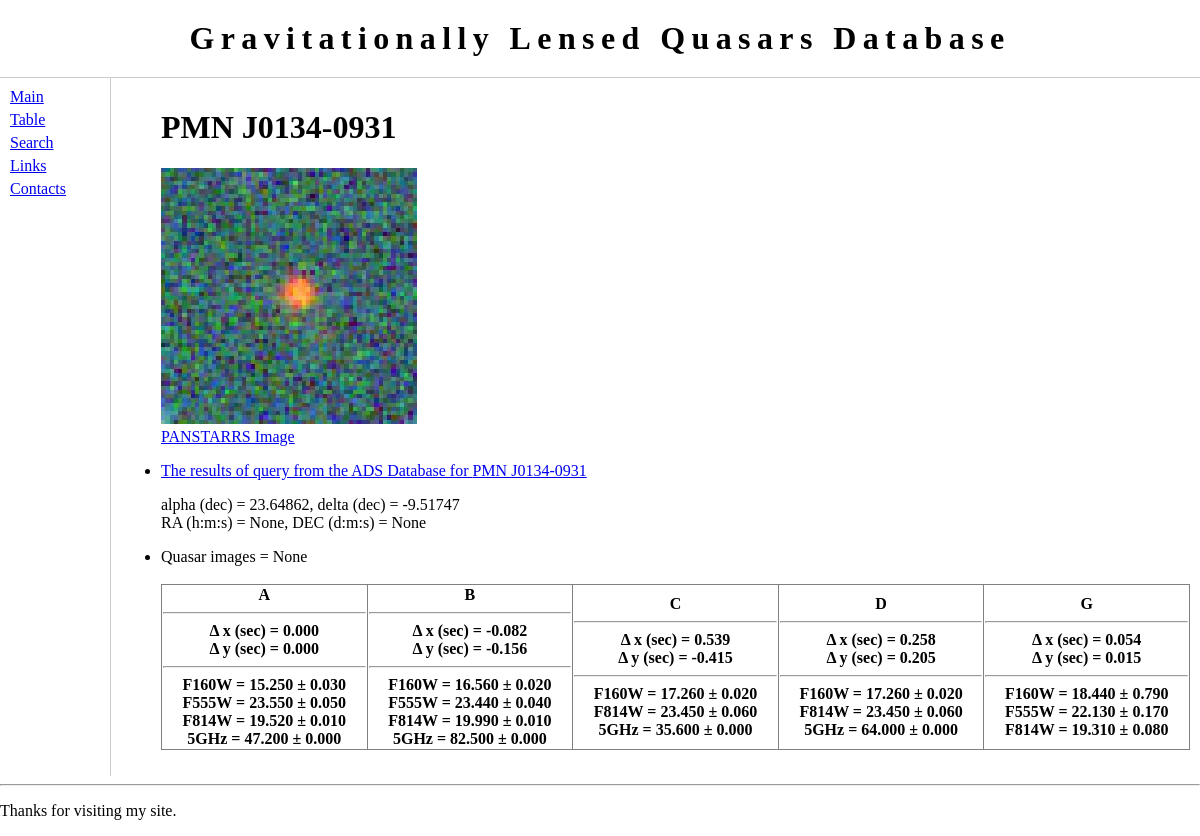
/lenses/3/, run on the app's committed database.
### lenses/models.py (models this page shows, shortened)
class GLObject(models.Model):
    gl_name = models.CharField(max_length=30)
    gl_alpha = models.DecimalField(max_digits=8, decimal_places=5, default=0.0)
    gl_delta = models.DecimalField(max_digits=8, decimal_places=5, default=0.0)
    l_redshift = models.DecimalField(max_digits=5, decimal_places=3, default=0.0)
    q_redshift = models.DecimalField(max_digits=5, decimal_places=3, default=0.0)
    ang_sep = models.DecimalField(max_digits=5, decimal_places=3, default=0.0)
    time_delay = models.DecimalField(max_digits=5, decimal_places=1, default=0.0)
    gl_url = models.URLField(max_length=200, blank=True)
    gl_image = models.ImageField(blank=True)
    def c_count(self):
        pass
    def gl_ra(self):
        pass
    def gl_dec(self):
        pass
    class Meta:
        ordering = ["gl_alpha"]

class GLComponent(models.Model):
    c_name = models.CharField(max_length=3, default="A")
    c_alpha = models.DecimalField(max_digits=5, decimal_places=3, default=0.0)
    c_alpha_err = models.DecimalField(max_digits=4, decimal_places=3, default=0.0)
    c_delta = models.DecimalField(max_digits=5, decimal_places=3, default=0.0)
    c_delta_err = models.DecimalField(max_digits=4, decimal_places=3, default=0.0)
    is_quasar = models.BooleanField(default=True)
    globject = models.ForeignKey(GLObject, on_delete=models.CASCADE, null=True)

class Magnitude(models.Model):
    m_band = models.CharField(max_length=10, default="r")
    m_value = models.DecimalField(max_digits=5, decimal_places=3, default=0.0)
    m_value_err = models.DecimalField(max_digits=4, decimal_places=3, default=0.0)
    m_date = models.DateField('observation date', blank=True, null=True)
    glcomponent = models.ForeignKey(GLComponent, on_delete=models.CASCADE, null=True)

### lenses/views.py (the view)
# urls.py: url(r'^(?P<globject_id>[0-9]+)/$', views.detail, name='detail'),
def detail(request, globject_id):
    globject = get_object_or_404(GLObject, pk=globject_id)
    return render(request, 'lenses/detail.html', {'globject': globject})

### lenses/templates/lenses/detail.html (shortened to what this page needs)
{% extends "lenses/base.html" %}
{% block content %}
<ul>
<p>
<h1>{{ globject.gl_name }}</h1>
{% if globject.gl_image %}
<img src="{{globject.gl_image.url}}">
<br>
<a target="_blank" href = "http://ps1images.stsci.edu/cgi-bin/ps1cutouts?pos={{globject.gl_alpha}} {{globject.gl_delta}}">
PANSTARRS Image</a>
{% else %}
No Image Yet.
{% endif %}
</p>
<p>
<li><a href = "http://adsabs.harvard.edu/cgi-bin/nph-abs_connect?db_key=AST&db_key=PRE&qform=AST&arxiv_sel=astro-ph&arxiv_sel=cond-mat&arxiv_sel=cs&arxiv_sel=gr-qc&arxiv_sel=hep-ex&arxiv_sel=hep-lat&arxiv_sel=hep-ph&arxiv_sel=hep-th&arxiv_sel=math&arxiv_sel=math-ph&arxiv_sel=nlin&arxiv_sel=nucl-ex&arxiv_sel=nucl-th&arxiv_sel=physics&arxiv_sel=quant-ph&arxiv_sel=q-bio&sim_query=YES&ned_query=YES&adsobj_query=YES&aut_logic=OR&obj_logic=AND&author=&object={{globject.gl_name}}&start_mon=&start_year=&end_mon=&end_year=&ttl_logic=OR&title=&txt_logic=OR&text=&nr_to_return=200&start_nr=1&jou_pick=ALL&ref_stems=&data_and=ALL&group_and=ALL&start_entry_day=&start_entry_mon=&start_entry_year=&end_entry_day=&end_entry_mon=&end_entry_year=&min_score=&sort=SCORE&data_type=SHORT&aut_syn=YES&ttl_syn=YES&txt_syn=YES&aut_wt=1.0&obj_wt=1.0&ttl_wt=0.3&txt_wt=3.0&aut_wgt=YES&obj_wgt=YES&ttl_wgt=YES&txt_wgt=YES&ttl_sco=YES&txt_sco=YES&version=1"> The results of query from the ADS Database for {{globject.gl_name}}
</a></li>
<p>
alpha (dec) = {{globject.gl_alpha}}, delta (dec) = {{globject.gl_delta}}
<br>
RA (h:m:s) = {{globject.gl_ra}}, DEC (d:m:s) = {{globject.gl_dec}}
</p>
<li>Quasar images =  {{globject.c_count }}</li>
<br>
<table border="1">
{% for component in globject.glcomponent_set.all %}
    <th>
    <b>{{ component.c_name }}</b>
    <hr>
    &Delta; x (sec) = {{ component.c_alpha }}
    <br>
    &Delta; y (sec) = {{component.c_delta}}
    <hr>
    {% for magnitude in component.magnitude_set.all %}
    	{{magnitude.m_band}} = {{magnitude.m_value}} &plusmn; {{magnitude.m_value_err}}
    <br>
    {% endfor %}
    </th>
{% endfor %}
</table>
</ul>
{% endblock %}

### lenses/static/lenses/main.css (style rules this page uses)
body { margin: 0px; padding: 0px; }
#main table { width: 100%; border-collapse: collapse; }

### data on the page
GLObject: gl_name "PMN J0134-0931", gl_image (picture), gl_alpha "23.64862", gl_delta "-9.51747", gl_ra "None", gl_dec "None", c_count "None"
GLComponent: c_name "A", c_alpha "0.000", c_delta "0.000"
Magnitude: m_band "F160W", m_value "15.250", m_value_err "0.030"
Magnitude: m_band "F555W", m_value "23.550", m_value_err "0.050"
Magnitude: m_band "F814W", m_value "19.520", m_value_err "0.010"
Magnitude: m_band "5GHz", m_value "47.200", m_value_err "0.000"
GLComponent: c_name "B", c_alpha "-0.082", c_delta "-0.156"
Magnitude: m_band "F160W", m_value "16.560", m_value_err "0.020"
Magnitude: m_band "F555W", m_value "23.440", m_value_err "0.040"
Magnitude: m_band "F814W", m_value "19.990", m_value_err "0.010"
Magnitude: m_band "5GHz", m_value "82.500", m_value_err "0.000"
GLComponent: c_name "C", c_alpha "0.539", c_delta "-0.415"
Magnitude: m_band "F160W", m_value "17.260", m_value_err "0.020"
Magnitude: m_band "F814W", m_value "23.450", m_value_err "0.060"
Magnitude: m_band "5GHz", m_value "35.600", m_value_err "0.000"
GLComponent: c_name "D", c_alpha "0.258", c_delta "0.205"
Magnitude: m_band "F160W", m_value "17.260", m_value_err "0.020"
Magnitude: m_band "F814W", m_value "23.450", m_value_err "0.060"
Magnitude: m_band "5GHz", m_value "64.000", m_value_err "0.000"
GLComponent: c_name "G", c_alpha "0.054", c_delta "0.015"
Magnitude: m_band "F160W", m_value "18.440", m_value_err "0.790"
Magnitude: m_band "F555W", m_value "22.130", m_value_err "0.170"
Magnitude: m_band "F814W", m_value "19.310", m_value_err "0.080"
